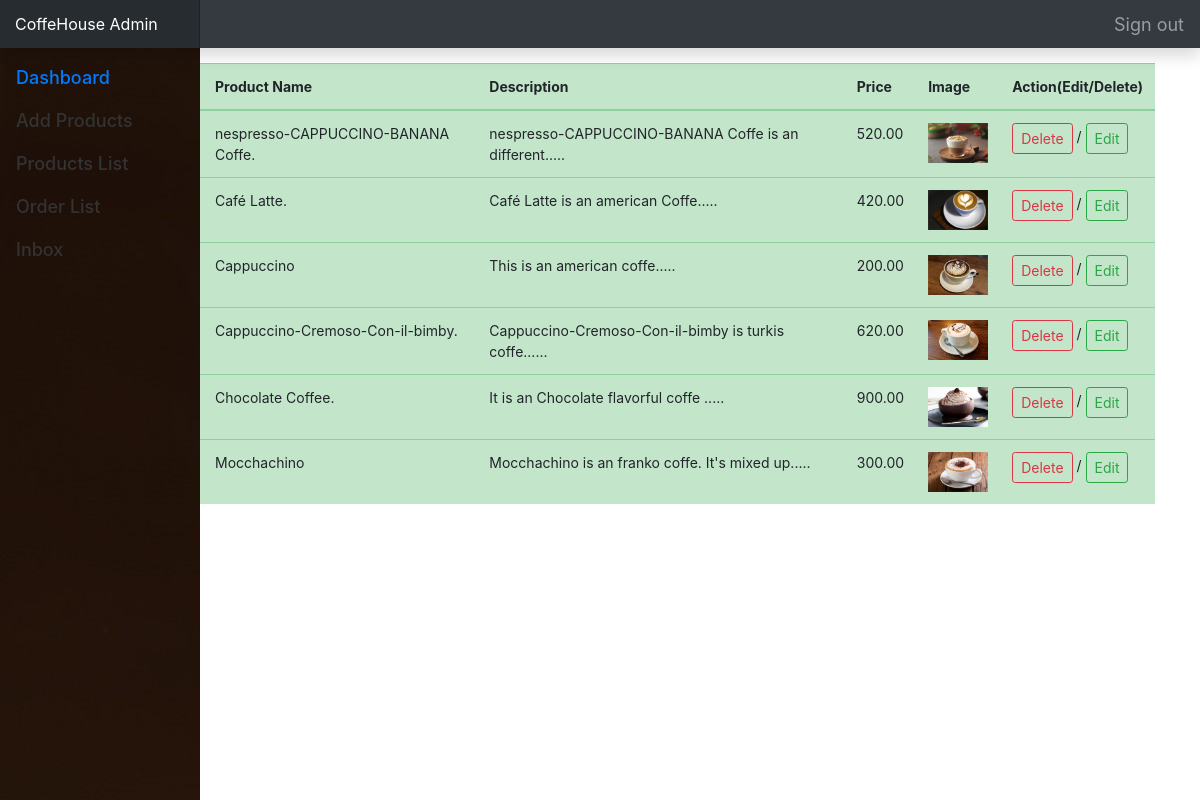
Page /admin/productlist.php (signed in) on the committed database.
### tables this page shows
CREATE TABLE `product` (
  `productId` int(11) NOT NULL,
  `productName` varchar(255) NOT NULL,
  `body` varchar(255) NOT NULL,
  `price` float(10,2) NOT NULL,
  `image` varchar(255) NOT NULL
);

### lib/Database.php (called while the page is built, shortened)
<?php
Class Database{
 public $host   = DB_HOST;
 public $user   = DB_USER;
 public $pass   = DB_PASS;
 public $dbname = DB_NAME;
 public $link;
private function connectDB(){
 $this->link = new mysqli($this->host, $this->user, $this->pass,
  $this->dbname);
 }
public function select($query){
  $result = $this->link->query($query) or die($this->link->error.__LINE__);
  if($result->num_rows > 0){
    return $result;
  } else {
    return false;
  }
 }
}

### classes/Product.php (called while the page is built, shortened)
<?php
    $filepath = realpath(dirname(__FILE__));
    include_once($filepath."/../lib/Database.php");
    include_once($filepath."/../helpers/Format.php");
?>
<?php
    class Product {
        private $db;
        public function __construct() {
            $this->db = new Database();
        }
        public function getAllProduct(){
            $query = "SELECT * FROM product ORDER BY productId DESC";
            $result = $this->db->select($query);
            return $result;
        }
    }
?>

### helpers/Format.php (called while the page is built, shortened)
<?php
class Format{
 public function textShorten($text, $limit = 400){
  $text = $text. " ";
  $text = substr($text, 0, $limit);
  $text = substr($text, 0, strrpos($text, ' '));
  $text = $text.".....";
  return $text;
 }
}
?>

### admin/productlist.php (the view, shortened to what this page needs)
<?php include("inc/header.php");?>
<?php include("inc/sidebar.php");?>
<?php include("../classes/Product.php");?>
<?php include_once("../helpers/Format.php");?>
<?php
    $pd = new Product();
    $fm = new Format();
?>
<br>
<br>
<br>
<div class="container">
	<div class="row">
		<div class="col-md-1">
		</div>
		<div class="col-md-11">
			<table class="table  table-md table-success">
				<thead>
					<tr>
						<th scope="col">Serial</th>
						<th scope="col">Product Name</th>
						<th scope="col">Description</th>
						<th scope="col">Price</th>
						<th scope="col">Image</th>
						<th scope="col">Action(Edit/Delete)</th>
					</tr>
				</thead>
				<tbody>
				<?php
					$getPd = $pd->getAllProduct();
					if($getPd){
						$i = 0;
						while($result = $getPd->fetch_assoc()){
						   $i++;
				?>
					<tr>
						<td><?php echo $i;?></th>
						<td><?php echo $result['productName'];?></td>
						<td><?php echo $fm->textShorten($result['body'],50);?></td>
						<td><?php echo $result['price'];?></td>
						<td><img src="<?php echo $result['image']; ?>" height="40px" width="60px"/></td>
						<td><a onclick="return confirm('Are you sure to delete!')"  href="?delpro=<?php echo $result['productId'];?>"  class="btn btn-outline-danger btn-sm" role="button" aria-pressed="true">Delete</a> / <a href="productedit.php?proid=<?php echo $result['productId'];?>" class="btn btn-outline-success btn-sm " role="button" aria-pressed="true">Edit</a> </td>
					</tr>
				<?php
                        }
                    }
                ?>
				</tbody>
			</table>
		</div>
	</div>
</div>
<?php include("inc/footer.php");?>

### admin/inc/header.php (shortened to what this page needs)
<!DOCTYPE html>
<html lang="en">
	<head>
		<link rel="stylesheet" href="https://stackpath.bootstrapcdn.com/bootstrap/4.3.1/css/bootstrap.min.css">
		<link rel="stylesheet" href="https://stackpath.bootstrapcdn.com/font-awesome/4.7.0/css/font-awesome.min.css">
		<link href="css/dashboard.css" rel="stylesheet" />
	</head>
	<body>
		<nav class="navbar navbar-dark fixed-top bg-dark flex-md-nowrap p-0 shadow">
			<a class="navbar-brand col-sm-3 col-md-2 mr-0" href="dashboard.php">CoffeHouse Admin</a>
			<ul class="navbar-nav px-3">
				<li class="nav-item text-nowrap">
					<a class="nav-link" href="?action=logout">Sign out</a>
				</li>
			</ul>
		</nav>

### admin/inc/sidebar.php
<div class="container-fluid">
	<div class="row">
		<nav class="col-md-2 d-none d-md-block bg-light sidebar">
			<div class="sidebar-sticky">
				<ul class="nav flex-column">
					<li class="nav-item">
						<a class="nav-link active" href="#">
						Dashboard <span class="sr-only">(current)</span>
						</a>
					</li>
					<li class="nav-item">
						<a class="nav-link" href="productadd.php">
						Add Products
						</a>
					</li>
					<li class="nav-item">
						<a class="nav-link" href="productlist.php">
						Products List
						</a>
					</li>
					<li class="nav-item">
						<a class="nav-link" href="orderlist.php">
						Order List
						</a>
					</li>
					<li class="nav-item">
						<a class="nav-link" href="feedbacklist.php">
						Inbox
						</a>
					</li>
				</ul>
			</div>
		</nav>
	</div>
</div>

### admin/inc/footer.php (shortened to what this page needs)
	</body>
</html>

### admin/css/dashboard.css (style rules this page uses)
body { font-size: .875rem; }
.sidebar { background: url('../image/sidebar.jpg') ; position: fixed; background-position: fixed; top: 0; bottom: 0; left: 0; z-index: 100; padding: 48px 0 0; box-shadow: inset -1px 0 0 rgba(0, 0, 0, .1); }
.sidebar-sticky { background-image: url("image/2.jpg"); position: relative; top: 0; height: calc(100vh - 48px); padding-top: .5rem; overflow-x: hidden; overflow-y: auto; }
.sidebar .nav-link { font-weight: 500; color: #333; }
.sidebar .nav-link.active { color: #007bff; }
.nav-link { color: #ffffff; font-size: 18px; }
.navbar-brand { padding-top: .75rem; padding-bottom: .75rem; font-size: 1rem; background-color: rgba(0, 0, 0, .25); box-shadow: inset -1px 0 0 rgba(0, 0, 0, .25); }

### rows in the picture
product: productName "nespresso-CAPPUCCINO-BANANA Coffe.", body "nespresso-CAPPUCCINO-BANANA Coffe is an different.....", price "520.00", image (picture)
product: productName "Café Latte.", body "Café Latte is an american Coffe.....", price "420.00", image (picture)
product: productName "Cappuccino", body "This is an american coffe.....", price "200.00", image (picture)
product: productName "Cappuccino-Cremoso-Con-il-bimby.", body "Cappuccino-Cremoso-Con-il-bimby is turkis coffe......", price "620.00", image (picture)
product: productName "Chocolate Coffee.", body "It is an Chocolate flavorful coffe .....", price "900.00", image (picture)
product: productName "Mocchachino", body "Mocchachino is an franko coffe. It's mixed up.....", price "300.00", image (picture)
